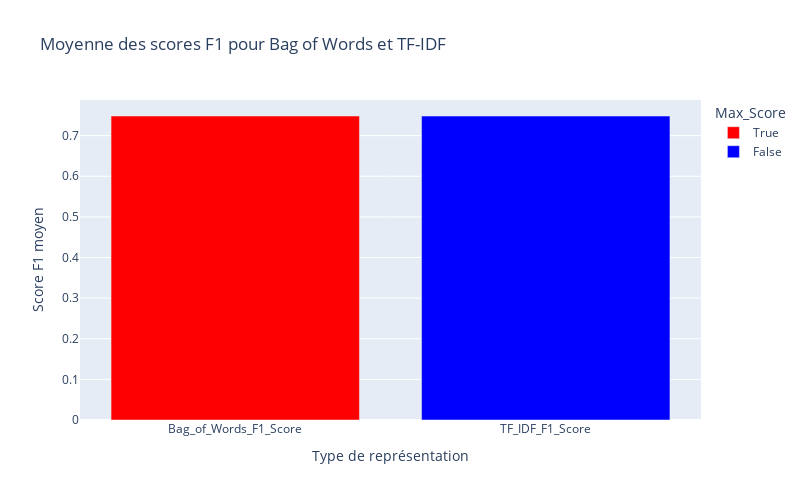

Notebook cell for this chart:
### Code cell
# Calcul de la moyenne des scores F1 pour Bag of Words et TF-IDF
avg_scores = transf_data.melt(id_vars=["Model"], value_vars=["Bag_of_Words_F1_Score", "TF_IDF_F1_Score"], var_name="Representation", value_name="F1_Score")
avg_scores = avg_scores.groupby("Representation")["F1_Score"].mean().reset_index()

# Trouver la valeur maximale
max_score = avg_scores["F1_Score"].max()

# Ajouter une colonne pour indiquer si la valeur est maximale
avg_scores["Max_Score"] = avg_scores["F1_Score"] == max_score

# Création du graphique avec mise en forme
fig = px.bar(avg_scores, x="Representation", y="F1_Score", 
             title="Moyenne des scores F1 pour Bag of Words et TF-IDF",
             labels={"Representation": "Type de représentation", "F1_Score": "Score F1 moyen"},
             color="Max_Score",
             color_discrete_map={True: "red", False: "blue"})

# Redimensionnement du graphique
fig.update_layout(width=800, height=500)

# Affichage du graphique
fig.show()

### Figure 1 — Plotly figure (JSON) as saved in the notebook; plotly's stock layout.template omitted (floating-point values rounded to 4 significant figures)
{"data": [{"alignmentgroup": "True", "hovertemplate": "Max_Score=True<br>Type de représentation=%{x}<br>Score F1 moyen=%{y}<extra></extra>", "legendgroup": "True", "marker": {"color": "red", "pattern": {"shape": ""}}, "name": "True", "offsetgroup": "True", "orientation": "v", "showlegend": true, "textposition": "auto", "type": "bar", "x": ["Bag_of_Words_F1_Score"], "xaxis": "x", "y": [0.7483], "yaxis": "y"}, {"alignmentgroup": "True", "hovertemplate": "Max_Score=False<br>Type de représentation=%{x}<br>Score F1 moyen=%{y}<extra></extra>", "legendgroup": "False", "marker": {"color": "blue", "pattern": {"shape": ""}}, "name": "False", "offsetgroup": "False", "orientation": "v", "showlegend": true, "textposition": "auto", "type": "bar", "x": ["TF_IDF_F1_Score"], "xaxis": "x", "y": [0.7481], "yaxis": "y"}], "layout": {"barmode": "relative", "height": 500, "legend": {"title": {"text": "Max_Score"}, "tracegroupgap": 0}, "title": {"text": "Moyenne des scores F1 pour Bag of Words et TF-IDF"}, "width": 800, "xaxis": {"anchor": "y", "domain": [0, 1], "title": {"text": "Type de représentation"}}, "yaxis": {"anchor": "x", "domain": [0, 1], "title": {"text": "Score F1 moyen"}}}}
